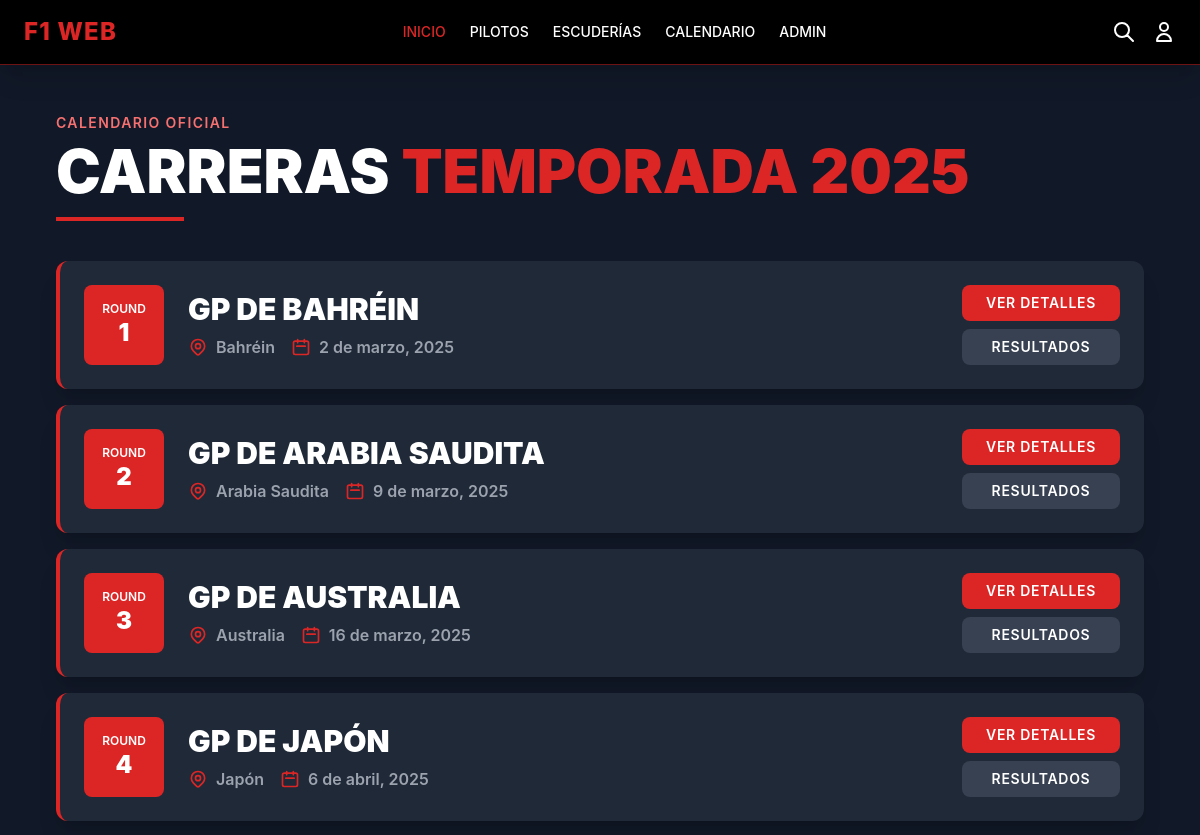
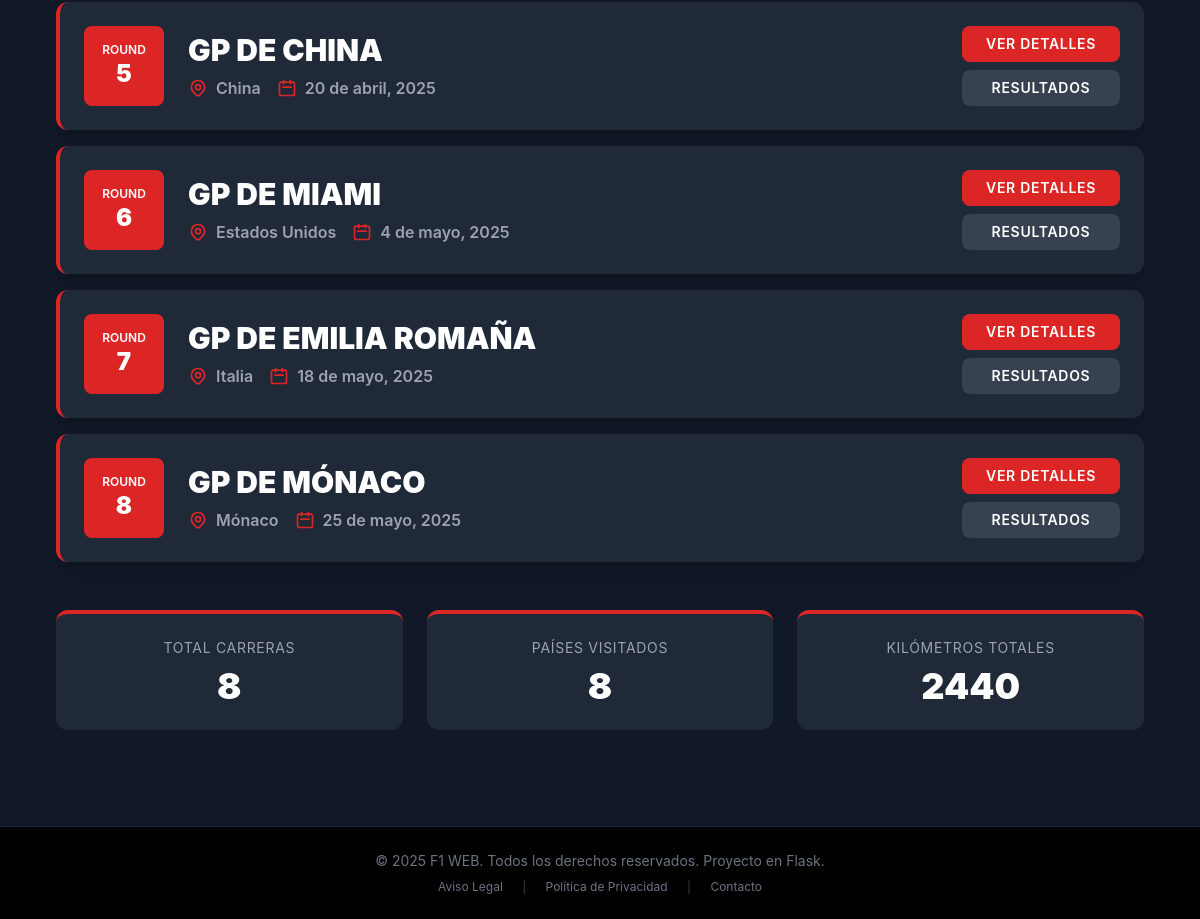
The app's page /carreras with its own data (2 pictures, top to bottom).
### tables this page shows
CREATE TABLE carreras (
    id INTEGER PRIMARY KEY AUTOINCREMENT,
    nombre TEXT NOT NULL,
    pais TEXT NOT NULL,
    fecha TEXT NOT NULL
);

### app.py (the view)
@app.route("/carreras")
def carreras():
    db = get_db()
    data = db.execute("SELECT * FROM carreras").fetchall()
    return render_template("carreras.html", carreras=data)

### app.py (called while the page is built)
def get_db():
    conn = sqlite3.connect("database.db")
    conn.row_factory = sqlite3.Row
    return conn

### templates/carreras.html (shortened to what this page needs)
{% extends "layout.html" %}
{% block content %}
<div class="max-w-6xl mx-auto py-12 px-4 sm:px-6 lg:px-8">
    <div class="mb-10">
        <p class="text-red-400 text-sm font-semibold uppercase tracking-widest mb-2">Calendario Oficial</p>
        <h1 class="text-4xl md:text-6xl font-black text-white mb-4">
            CARRERAS <span class="text-red-600">TEMPORADA 2025</span>
        </h1>
        <div class="h-1 w-32 bg-red-600"></div>
    </div>
    <div class="space-y-4">
        {% for c in carreras %}
        <div class="bg-gray-800 rounded-xl shadow-xl hover:shadow-2xl transition duration-300 overflow-hidden border-l-4 border-red-600 group">
            <div class="p-6 flex flex-col md:flex-row md:items-center gap-6">
                <div class="flex-shrink-0 bg-red-600 text-white w-20 h-20 rounded-lg flex items-center justify-center">
                    <div class="text-center">
                        <p class="text-xs uppercase font-semibold">Round</p>
                        <p class="text-2xl font-black">{{ loop.index }}</p>
                    </div>
                </div>
                <div class="flex-grow">
                    <h2 class="text-2xl md:text-3xl font-black text-white uppercase mb-2 group-hover:text-red-600 transition">
                        {{ c['nombre'] }}
                    </h2>
                    <div class="flex flex-wrap gap-4 text-gray-400">
                        <div class="flex items-center gap-2">
                            <span class="font-semibold">{{ c['pais'] }}</span>
                        </div>
                        <div class="flex items-center gap-2">
                            <svg class="w-5 h-5 text-red-600" fill="none" stroke="currentColor" viewBox="0 0 24 24">
                                <path stroke-linecap="round" stroke-linejoin="round" stroke-width="2" d="M8 7V3m8 4V3m-9 8h10M5 21h14a2 2 0 002-2V7a2 2 0 00-2-2H5a2 2 0 00-2 2v12a2 2 0 002 2z"></path>
                            </svg>
                            <span class="font-semibold">{{ c['fecha'] }}</span>
                        </div>
                    </div>
                </div>
                <div class="flex-shrink-0 flex flex-col gap-2">
                    <button class="bg-red-600 hover:bg-red-700 text-white font-semibold py-2 px-6 rounded-lg transition uppercase text-sm tracking-wider">
                        Ver Detalles
                    </button>
                    <button class="bg-gray-700 hover:bg-gray-600 text-white font-semibold py-2 px-6 rounded-lg transition uppercase text-sm tracking-wider">
                        Resultados
                    </button>
                </div>
            </div>
        </div>
        {% endfor %}
    </div>
    <div class="mt-12 grid grid-cols-1 md:grid-cols-3 gap-6">
        <div class="bg-gray-800 p-6 rounded-xl text-center border-t-4 border-red-600">
            <p class="text-gray-400 text-sm uppercase tracking-wider mb-2">Total Carreras</p>
            <p class="text-4xl font-black text-white">{{ carreras|length }}</p>
        </div>
        <div class="bg-gray-800 p-6 rounded-xl text-center border-t-4 border-red-600">
            <p class="text-gray-400 text-sm uppercase tracking-wider mb-2">Países Visitados</p>
            <p class="text-4xl font-black text-white">{{ carreras|length }}</p>
        </div>
        <div class="bg-gray-800 p-6 rounded-xl text-center border-t-4 border-red-600">
            <p class="text-gray-400 text-sm uppercase tracking-wider mb-2">Kilómetros Totales</p>
            <p class="text-4xl font-black text-white">{{ (carreras|length * 305)|round|int }}</p>
        </div>
    </div>
</div>
{% endblock %}

### templates/layout.html (shortened to what this page needs)
<!DOCTYPE html>
<html lang="es">
<head>
    <script src="https://cdn.tailwindcss.com"></script>
</head>
<body class="bg-gray-900 text-white">
    <nav class="bg-black text-white p-4 shadow-xl sticky top-0 z-10 border-b border-red-600/50">
        <div class="max-w-6xl mx-auto flex justify-between items-center">
            <a href="/" class="text-2xl font-extrabold text-red-600 tracking-wider">F1 WEB</a>
            <div class="space-x-6 text-sm font-medium hidden md:flex">
                <a href="/" class="nav-link text-red-600">INICIO</a>
                <a href="/pilotos" class="nav-link">PILOTOS</a>
                <a href="/escuderias" class="nav-link">ESCUDERÍAS</a>
                <a href="/carreras" class="nav-link">CALENDARIO</a>
                <a href="/admin" class="nav-link">ADMIN</a>
            </div>
            <div class="flex space-x-4">
                <svg class="w-6 h-6 hover:text-red-600 cursor-pointer" fill="none" stroke="currentColor" viewBox="0 0 24 24" xmlns="http://www.w3.org/2000/svg"><path stroke-linecap="round" stroke-linejoin="round" stroke-width="2" d="M21 21l-6-6m2-5a7 7 0 11-14 0 7 7 0 0114 0z"></path></svg>
                <svg class="w-6 h-6 hover:text-red-600 cursor-pointer" fill="none" stroke="currentColor" viewBox="0 0 24 24" xmlns="http://www.w3.org/2000/svg"><path stroke-linecap="round" stroke-linejoin="round" stroke-width="2" d="M16 7a4 4 0 11-8 0 4 4 0 018 0zM12 14a7 7 0 00-7 7h14a7 7 0 00-7-7z"></path></svg>
            </div>
        </div>
    </nav>
    <main class="mx-auto mt-0">
        {% block content %}{% endblock %}
    </main>
    <footer class="text-center py-6 mt-12 bg-black text-gray-500 border-t border-gray-800">
        <div class="max-w-6xl mx-auto px-4">
            <p class="text-sm">
                © 2025 F1 WEB. Todos los derechos reservados. Proyecto en Flask.
            </p>
            <div class="mt-2 text-xs space-x-4">
                <a href="#" class="hover:text-red-600">Aviso Legal</a>
                <span class="text-gray-700">|</span>
                <a href="#" class="hover:text-red-600">Política de Privacidad</a>
                <span class="text-gray-700">|</span>
                <a href="#" class="hover:text-red-600">Contacto</a>
            </div>
        </div>
    </footer>
</body>
</html>

### templates/layout.html (style rules this page uses)
body { font-family: 'Inter', sans-serif; }

### records on screen
carreras: nombre "GP DE BAHRÉIN", pais "Bahréin", fecha "2 de marzo, 2025"
carreras: nombre "GP DE ARABIA SAUDITA", pais "Arabia Saudita", fecha "9 de marzo, 2025"
carreras: nombre "GP DE AUSTRALIA", pais "Australia", fecha "16 de marzo, 2025"
carreras: nombre "GP DE JAPÓN", pais "Japón", fecha "6 de abril, 2025"
carreras: nombre "GP DE CHINA", pais "China", fecha "20 de abril, 2025"
carreras: nombre "GP DE MIAMI", pais "Estados Unidos", fecha "4 de mayo, 2025"
carreras: nombre "GP DE EMILIA ROMAÑA", pais "Italia", fecha "18 de mayo, 2025"
carreras: nombre "GP DE MÓNACO", pais "Mónaco", fecha "25 de mayo, 2025"

### other values on screen
{{ carreras|length }} "8"
{{ (carreras|length * 305)|round|int }} "2440"
